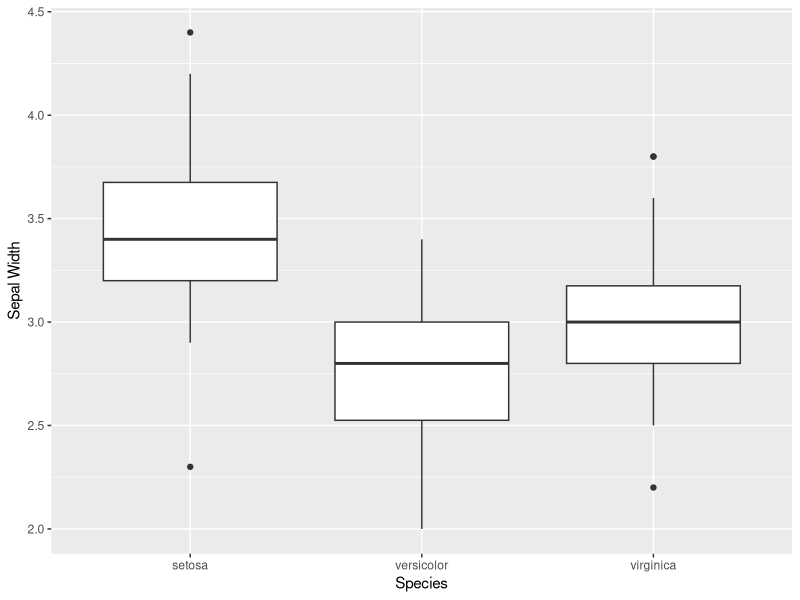

Recreate this plot in R.
# Charger la bibliothèque ggplot2
  library(ggplot2)
  
  # Créer le graphique de boîte à moustaches
  ggplot(iris, aes(x = Species, y = Sepal.Width)) +
    geom_boxplot() +  # Ajouter un graphique de boîte à moustaches
    labs(x = "Species", y = "Sepal Width")  # Ajouter des étiquettes d'axes
  